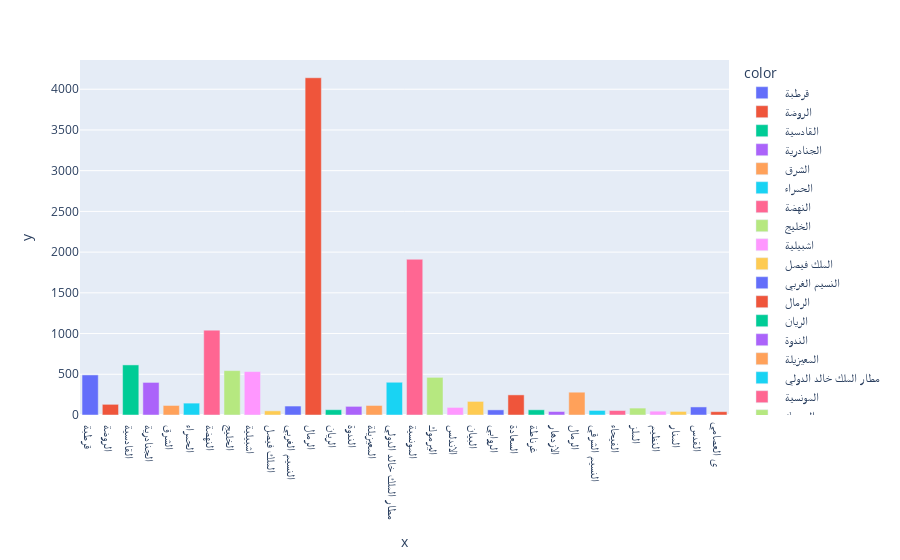

Notebook source saved alongside this figure:
### Code cell
name_e40,count = get_top_names(east_names,40)
px.bar(y=count,x=name_e40,color=name_e40)
# px.pie(values=count, names=name)
# DF[DF['neighbourhood']==' العليا ']

### Figure 1 — Plotly figure (JSON) as saved in the notebook; plotly's stock layout.template omitted (floating-point values rounded to 4 significant figures)
{"data": [{"alignmentgroup": "True", "hovertemplate": "color= قرطبة <br>x=%{x}<br>y=%{y}<extra></extra>", "legendgroup": " قرطبة ", "marker": {"color": "#636efa", "pattern": {"shape": ""}}, "name": " قرطبة ", "offsetgroup": " قرطبة ", "orientation": "v", "showlegend": true, "textposition": "auto", "type": "bar", "x": [" قرطبة "], "xaxis": "x", "y": [492], "yaxis": "y"}, {"alignmentgroup": "True", "hovertemplate": "color= الروضة <br>x=%{x}<br>y=%{y}<extra></extra>", "legendgroup": " الروضة ", "marker": {"color": "#EF553B", "pattern": {"shape": ""}}, "name": " الروضة ", "offsetgroup": " الروضة ", "orientation": "v", "showlegend": true, "textposition": "auto", "type": "bar", "x": [" الروضة "], "xaxis": "x", "y": [131], "yaxis": "y"}, {"alignmentgroup": "True", "hovertemplate": "color= القادسية <br>x=%{x}<br>y=%{y}<extra></extra>", "legendgroup": " القادسية ", "marker": {"color": "#00cc96", "pattern": {"shape": ""}}, "name": " القادسية ", "offsetgroup": " القادسية ", "orientation": "v", "showlegend": true, "textposition": "auto", "type": "bar", "x": [" القادسية "], "xaxis": "x", "y": [615], "yaxis": "y"}, {"alignmentgroup": "True", "hovertemplate": "color= الجنادرية <br>x=%{x}<br>y=%{y}<extra></extra>", "legendgroup": " الجنادرية ", "marker": {"color": "#ab63fa", "pattern": {"shape": ""}}, "name": " الجنادرية ", "offsetgroup": " الجنادرية ", "orientation": "v", "showlegend": true, "textposition": "auto", "type": "bar", "x": [" الجنادرية "], "xaxis": "x", "y": [400], "yaxis": "y"}, {"alignmentgroup": "True", "hovertemplate": "color= الشرق <br>x=%{x}<br>y=%{y}<extra></extra>", "legendgroup": " الشرق ", "marker": {"color": "#FFA15A", "pattern": {"shape": ""}}, "name": " الشرق ", "offsetgroup": " الشرق ", "orientation": "v", "showlegend": true, "textposition": "auto", "type": "bar", "x": [" الشرق "], "xaxis": "x", "y": [117], "yaxis": "y"}, {"alignmentgroup": "True", "hovertemplate": "color= الحمراء <br>x=%{x}<br>y=%{y}<extra></extra>", "legendgroup": " الحمراء ", "marker": {"color": "#19d3f3", "pattern": {"shape": ""}}, "name": " الحمراء ", "offsetgroup": " الحمراء ", "orientation": "v", "showlegend": true, "textposition": "auto", "type": "bar", "x": [" الحمراء "], "xaxis": "x", "y": [146], "yaxis": "y"}, {"alignmentgroup": "True", "hovertemplate": "color= النهضة <br>x=%{x}<br>y=%{y}<extra></extra>", "legendgroup": " النهضة ", "marker": {"color": "#FF6692", "pattern": {"shape": ""}}, "name": " النهضة ", "offsetgroup": " النهضة ", "orientation": "v", "showlegend": true, "textposition": "auto", "type": "bar", "x": [" النهضة "], "xaxis": "x", "y": [1042], "yaxis": "y"}, {"alignmentgroup": "True", "hovertemplate": "color= الخليج <br>x=%{x}<br>y=%{y}<extra></extra>", "legendgroup": " الخليج ", "marker": {"color": "#B6E880", "pattern": {"shape": ""}}, "name": " الخليج ", "offsetgroup": " الخليج ", "orientation": "v", "showlegend": true, "textposition": "auto", "type": "bar", "x": [" الخليج "], "xaxis": "x", "y": [545], "yaxis": "y"}, {"alignmentgroup": "True", "hovertemplate": "color= اشبيلية <br>x=%{x}<br>y=%{y}<extra></extra>", "legendgroup": " اشبيلية ", "marker": {"color": "#FF97FF", "pattern": {"shape": ""}}, "name": " اشبيلية ", "offsetgroup": " اشبيلية ", "orientation": "v", "showlegend": true, "textposition": "auto", "type": "bar", "x": [" اشبيلية "], "xaxis": "x", "y": [533], "yaxis": "y"}, {"alignmentgroup": "True", "hovertemplate": "color= الملك فيصل <br>x=%{x}<br>y=%{y}<extra></extra>", "legendgroup": " الملك فيصل ", "marker": {"color": "#FECB52", "pattern": {"shape": ""}}, "name": " الملك فيصل ", "offsetgroup": " الملك فيصل ", "orientation": "v", "showlegend": true, "textposition": "auto", "type": "bar", "x": [" الملك فيصل "], "xaxis": "x", "y": [51], "yaxis": "y"}, {"alignmentgroup": "True", "hovertemplate": "color= النسيم الغربي <br>x=%{x}<br>y=%{y}<extra></extra>", "legendgroup": " النسيم الغربي ", "marker": {"color": "#636efa", "pattern": {"shape": ""}}, "name": " النسيم الغربي ", "offsetgroup": " النسيم الغربي ", "orientation": "v", "showlegend": true, "textposition": "auto", "type": "bar", "x": [" النسيم الغربي "], "xaxis": "x", "y": [110], "yaxis": "y"}, {"alignmentgroup": "True", "hovertemplate": "color= الرمال <br>x=%{x}<br>y=%{y}<extra></extra>", "legendgroup": " الرمال ", "marker": {"color": "#EF553B", "pattern": {"shape": ""}}, "name": " الرمال ", "offsetgroup": " الرمال ", "orientation": "v", "showlegend": true, "textposition": "auto", "type": "bar", "x": [" الرمال "], "xaxis": "x", "y": [4141], "yaxis": "y"}, {"alignmentgroup": "True", "hovertemplate": "color= الريان <br>x=%{x}<br>y=%{y}<extra></extra>", "legendgroup": " الريان ", "marker": {"color": "#00cc96", "pattern": {"shape": ""}}, "name": " الريان ", "offsetgroup": " الريان ", "orientation": "v", "showlegend": true, "textposition": "auto", "type": "bar", "x": [" الريان "], "xaxis": "x", "y": [65], "yaxis": "y"}, {"alignmentgroup": "True", "hovertemplate": "color= الندوة <br>x=%{x}<br>y=%{y}<extra></extra>", "legendgroup": " الندوة ", "marker": {"color": "#ab63fa", "pattern": {"shape": ""}}, "name": " الندوة ", "offsetgroup": " الندوة ", "orientation": "v", "showlegend": true, "textposition": "auto", "type": "bar", "x": [" الندوة "], "xaxis": "x", "y": [106], "yaxis": "y"}, {"alignmentgroup": "True", "hovertemplate": "color= المعيزيلة <br>x=%{x}<br>y=%{y}<extra></extra>", "legendgroup": " المعيزيلة ", "marker": {"color": "#FFA15A", "pattern": {"shape": ""}}, "name": " المعيزيلة ", "offsetgroup": " المعيزيلة ", "orientation": "v", "showlegend": true, "textposition": "auto", "type": "bar", "x": [" المعيزيلة "], "xaxis": "x", "y": [117], "yaxis": "y"}, {"alignmentgroup": "True", "hovertemplate": "color= مطار الملك خالد الدولي <br>x=%{x}<br>y=%{y}<extra></extra>", "legendgroup": " مطار الملك خالد الدولي ", "marker": {"color": "#19d3f3", "pattern": {"shape": ""}}, "name": " مطار الملك خالد الدولي ", "offsetgroup": " مطار الملك خالد الدولي ", "orientation": "v", "showlegend": true, "textposition": "auto", "type": "bar", "x": [" مطار الملك خالد الدولي "], "xaxis": "x", "y": [402], "yaxis": "y"}, {"alignmentgroup": "True", "hovertemplate": "color= المونسية <br>x=%{x}<br>y=%{y}<extra></extra>", "legendgroup": " المونسية ", "marker": {"color": "#FF6692", "pattern": {"shape": ""}}, "name": " المونسية ", "offsetgroup": " المونسية ", "orientation": "v", "showlegend": true, "textposition": "auto", "type": "bar", "x": [" المونسية "], "xaxis": "x", "y": [1912], "yaxis": "y"}, {"alignmentgroup": "True", "hovertemplate": "color= اليرموك <br>x=%{x}<br>y=%{y}<extra></extra>", "legendgroup": " اليرموك ", "marker": {"color": "#B6E880", "pattern": {"shape": ""}}, "name": " اليرموك ", "offsetgroup": " اليرموك ", "orientation": "v", "showlegend": true, "textposition": "auto", "type": "bar", "x": [" اليرموك "], "xaxis": "x", "y": [462], "yaxis": "y"}, {"alignmentgroup": "True", "hovertemplate": "color= الاندلس <br>x=%{x}<br>y=%{y}<extra></extra>", "legendgroup": " الاندلس ", "marker": {"color": "#FF97FF", "pattern": {"shape": ""}}, "name": " الاندلس ", "offsetgroup": " الاندلس ", "orientation": "v", "showlegend": true, "textposition": "auto", "type": "bar", "x": [" الاندلس "], "xaxis": "x", "y": [93], "yaxis": "y"}, {"alignmentgroup": "True", "hovertemplate": "color= البيان <br>x=%{x}<br>y=%{y}<extra></extra>", "legendgroup": " البيان ", "marker": {"color": "#FECB52", "pattern": {"shape": ""}}, "name": " البيان ", "offsetgroup": " البيان ", "orientation": "v", "showlegend": true, "textposition": "auto", "type": "bar", "x": [" البيان "], "xaxis": "x", "y": [167], "yaxis": "y"}, {"alignmentgroup": "True", "hovertemplate": "color= الروابي <br>x=%{x}<br>y=%{y}<extra></extra>", "legendgroup": " الروابي ", "marker": {"color": "#636efa", "pattern": {"shape": ""}}, "name": " الروابي ", "offsetgroup": " الروابي ", "orientation": "v", "showlegend": true, "textposition": "auto", "type": "bar", "x": [" الروابي "], "xaxis": "x", "y": [63], "yaxis": "y"}, {"alignmentgroup": "True", "hovertemplate": "color= السعادة <br>x=%{x}<br>y=%{y}<extra></extra>", "legendgroup": " السعادة ", "marker": {"color": "#EF553B", "pattern": {"shape": ""}}, "name": " السعادة ", "offsetgroup": " السعادة ", "orientation": "v", "showlegend": true, "textposition": "auto", "type": "bar", "x": [" السعادة "], "xaxis": "x", "y": [247], "yaxis": "y"}, {"alignmentgroup": "True", "hovertemplate": "color= غرناطة <br>x=%{x}<br>y=%{y}<extra></extra>", "legendgroup": " غرناطة ", "marker": {"color": "#00cc96", "pattern": {"shape": ""}}, "name": " غرناطة ", "offsetgroup": " غرناطة ", "orientation": "v", "showlegend": true, "textposition": "auto", "type": "bar", "x": [" غرناطة "], "xaxis": "x", "y": [64], "yaxis": "y"}, {"alignmentgroup": "True", "hovertemplate": "color= الازدهار <br>x=%{x}<br>y=%{y}<extra></extra>", "legendgroup": " الازدهار ", "marker": {"color": "#ab63fa", "pattern": {"shape": ""}}, "name": " الازدهار ", "offsetgroup": " الازدهار ", "orientation": "v", "showlegend": true, "textposition": "auto", "type": "bar", "x": [" الازدهار "], "xaxis": "x", "y": [43], "yaxis": "y"}, {"alignmentgroup": "True", "hovertemplate": "color= الرمال<br>x=%{x}<br>y=%{y}<extra></extra>", "legendgroup": " الرمال", "marker": {"color": "#FFA15A", "pattern": {"shape": ""}}, "name": " الرمال", "offsetgroup": " الرمال", "orientation": "v", "showlegend": true, "textposition": "auto", "type": "bar", "x": [" الرمال"], "xaxis": "x", "y": [280], "yaxis": "y"}, {"alignmentgroup": "True", "hovertemplate": "color= النسيم الشرقي <br>x=%{x}<br>y=%{y}<extra></extra>", "legendgroup": " النسيم الشرقي ", "marker": {"color": "#19d3f3", "pattern": {"shape": ""}}, "name": " النسيم الشرقي ", "offsetgroup": " النسيم الشرقي ", "orientation": "v", "showlegend": true, "textposition": "auto", "type": "bar", "x": [" النسيم الشرقي "], "xaxis": "x", "y": [56], "yaxis": "y"}, {"alignmentgroup": "True", "hovertemplate": "color= الفيحاء <br>x=%{x}<br>y=%{y}<extra></extra>", "legendgroup": " الفيحاء ", "marker": {"color": "#FF6692", "pattern": {"shape": ""}}, "name": " الفيحاء ", "offsetgroup": " الفيحاء ", "orientation": "v", "showlegend": true, "textposition": "auto", "type": "bar", "x": [" الفيحاء "], "xaxis": "x", "y": [55], "yaxis": "y"}, {"alignmentgroup": "True", "hovertemplate": "color= الملز <br>x=%{x}<br>y=%{y}<extra></extra>", "legendgroup": " الملز ", "marker": {"color": "#B6E880", "pattern": {"shape": ""}}, "name": " الملز ", "offsetgroup": " الملز ", "orientation": "v", "showlegend": true, "textposition": "auto", "type": "bar", "x": [" الملز "], "xaxis": "x", "y": [85], "yaxis": "y"}, {"alignmentgroup": "True", "hovertemplate": "color= النظيم <br>x=%{x}<br>y=%{y}<extra></extra>", "legendgroup": " النظيم ", "marker": {"color": "#FF97FF", "pattern": {"shape": ""}}, "name": " النظيم ", "offsetgroup": " النظيم ", "orientation": "v", "showlegend": true, "textposition": "auto", "type": "bar", "x": [" النظيم "], "xaxis": "x", "y": [47], "yaxis": "y"}, {"alignmentgroup": "True", "hovertemplate": "color= المنار <br>x=%{x}<br>y=%{y}<extra></extra>", "legendgroup": " المنار ", "marker": {"color": "#FECB52", "pattern": {"shape": ""}}, "name": " المنار ", "offsetgroup": " المنار ", "orientation": "v", "showlegend": true, "textposition": "auto", "type": "bar", "x": [" المنار "], "xaxis": "x", "y": [44], "yaxis": "y"}, {"alignmentgroup": "True", "hovertemplate": "color= القدس <br>x=%{x}<br>y=%{y}<extra></extra>", "legendgroup": " القدس ", "marker": {"color": "#636efa", "pattern": {"shape": ""}}, "name": " القدس ", "offsetgroup": " القدس ", "orientation": "v", "showlegend": true, "textposition": "auto", "type": "bar", "x": [" القدس "], "xaxis": "x", "y": [99], "yaxis": "y"}, {"alignmentgroup": "True", "hovertemplate": "color=ى العصامي <br>x=%{x}<br>y=%{y}<extra></extra>", "legendgroup": "ى العصامي ", "marker": {"color": "#EF553B", "pattern": {"shape": ""}}, "name": "ى العصامي ", "offsetgroup": "ى العصامي ", "orientation": "v", "showlegend": true, "textposition": "auto", "type": "bar", "x": ["ى العصامي "], "xaxis": "x", "y": [41], "yaxis": "y"}], "layout": {"barmode": "relative", "legend": {"title": {"text": "color"}, "tracegroupgap": 0}, "margin": {"t": 60}, "xaxis": {"anchor": "y", "domain": [0, 1], "title": {"text": "x"}}, "yaxis": {"anchor": "x", "domain": [0, 1], "title": {"text": "y"}}}}
